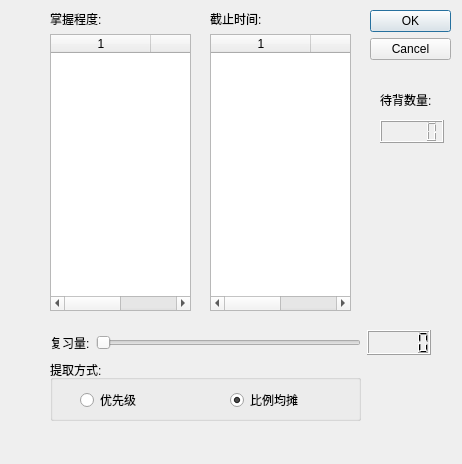
<?xml version="1.0" encoding="UTF-8"?>
<ui version="4.0">
 <class>Dialog</class>
 <widget class="QDialog" name="Dialog">
  <property name="geometry">
   <rect>
    <x>0</x>
    <y>0</y>
    <width>462</width>
    <height>464</height>
   </rect>
  </property>
  <property name="windowTitle">
   <string>复习词提取</string>
  </property>
  <widget class="QDialogButtonBox" name="buttonBox">
   <property name="geometry">
    <rect>
     <x>370</x>
     <y>10</y>
     <width>81</width>
     <height>241</height>
    </rect>
   </property>
   <property name="orientation">
    <enum>Qt::Vertical</enum>
   </property>
   <property name="standardButtons">
    <set>QDialogButtonBox::Cancel|QDialogButtonBox::Ok</set>
   </property>
  </widget>
  <widget class="QGroupBox" name="extractGroupBox">
   <property name="geometry">
    <rect>
     <x>50</x>
     <y>360</y>
     <width>311</width>
     <height>61</height>
    </rect>
   </property>
   <property name="title">
    <string>提取方式:</string>
   </property>
   <widget class="QRadioButton" name="radioProportion">
    <property name="geometry">
     <rect>
      <x>180</x>
      <y>30</y>
      <width>100</width>
      <height>20</height>
     </rect>
    </property>
    <property name="text">
     <string>比例均摊</string>
    </property>
    <property name="checked">
     <bool>true</bool>
    </property>
   </widget>
   <widget class="QRadioButton" name="radioPriority">
    <property name="geometry">
     <rect>
      <x>30</x>
      <y>30</y>
      <width>100</width>
      <height>20</height>
     </rect>
    </property>
    <property name="text">
     <string>优先级</string>
    </property>
    <property name="checked">
     <bool>false</bool>
    </property>
   </widget>
   <zorder>radioPriority</zorder>
   <zorder>radioProportion</zorder>
  </widget>
  <widget class="QWidget" name="layoutWidget">
   <property name="geometry">
    <rect>
     <x>50</x>
     <y>330</y>
     <width>381</width>
     <height>25</height>
    </rect>
   </property>
   <layout class="QHBoxLayout" name="horizontalLayout">
    <item>
     <widget class="QLabel" name="countLabel">
      <property name="text">
       <string>复习量:</string>
      </property>
     </widget>
    </item>
    <item>
     <widget class="QSlider" name="countSlider">
      <property name="orientation">
       <enum>Qt::Horizontal</enum>
      </property>
     </widget>
    </item>
    <item>
     <widget class="QLCDNumber" name="countLCD"/>
    </item>
   </layout>
  </widget>
  <widget class="QWidget" name="layoutWidget">
   <property name="geometry">
    <rect>
     <x>210</x>
     <y>10</y>
     <width>141</width>
     <height>301</height>
    </rect>
   </property>
   <layout class="QVBoxLayout" name="verticalLayout">
    <item>
     <widget class="QLabel" name="timesLabel">
      <property name="text">
       <string>截止时间:</string>
      </property>
     </widget>
    </item>
    <item>
     <widget class="QTableWidget" name="timesTable">
      <property name="sortingEnabled">
       <bool>true</bool>
      </property>
      <property name="columnCount">
       <number>2</number>
      </property>
      <column/>
      <column/>
     </widget>
    </item>
   </layout>
  </widget>
  <widget class="QWidget" name="layoutWidget">
   <property name="geometry">
    <rect>
     <x>50</x>
     <y>10</y>
     <width>141</width>
     <height>301</height>
    </rect>
   </property>
   <layout class="QVBoxLayout" name="verticalLayout_2">
    <item>
     <widget class="QLabel" name="ranksLabel">
      <property name="text">
       <string>掌握程度:</string>
      </property>
     </widget>
    </item>
    <item>
     <widget class="QTableWidget" name="ranksTable">
      <property name="lineWidth">
       <number>1</number>
      </property>
      <property name="editTriggers">
       <set>QAbstractItemView::NoEditTriggers</set>
      </property>
      <property name="showDropIndicator" stdset="0">
       <bool>true</bool>
      </property>
      <property name="dragDropOverwriteMode">
       <bool>true</bool>
      </property>
      <property name="gridStyle">
       <enum>Qt::SolidLine</enum>
      </property>
      <property name="sortingEnabled">
       <bool>true</bool>
      </property>
      <property name="columnCount">
       <number>2</number>
      </property>
      <column/>
      <column/>
     </widget>
    </item>
   </layout>
  </widget>
  <widget class="QLabel" name="selectedLabel">
   <property name="geometry">
    <rect>
     <x>380</x>
     <y>90</y>
     <width>71</width>
     <height>20</height>
    </rect>
   </property>
   <property name="text">
    <string>待背数量:</string>
   </property>
  </widget>
  <widget class="QLCDNumber" name="selectedLCD">
   <property name="geometry">
    <rect>
     <x>380</x>
     <y>120</y>
     <width>64</width>
     <height>23</height>
    </rect>
   </property>
  </widget>
  <zorder>layoutWidget</zorder>
  <zorder>layoutWidget</zorder>
  <zorder>buttonBox</zorder>
  <zorder>extractGroupBox</zorder>
  <zorder>layoutWidget</zorder>
  <zorder>selectedLabel</zorder>
  <zorder>selectedLCD</zorder>
 </widget>
 <resources/>
 <connections>
  <connection>
   <sender>buttonBox</sender>
   <signal>accepted()</signal>
   <receiver>Dialog</receiver>
   <slot>accept()</slot>
   <hints>
    <hint type="sourcelabel">
     <x>248</x>
     <y>254</y>
    </hint>
    <hint type="destinationlabel">
     <x>157</x>
     <y>274</y>
    </hint>
   </hints>
  </connection>
  <connection>
   <sender>buttonBox</sender>
   <signal>rejected()</signal>
   <receiver>Dialog</receiver>
   <slot>reject()</slot>
   <hints>
    <hint type="sourcelabel">
     <x>316</x>
     <y>260</y>
    </hint>
    <hint type="destinationlabel">
     <x>286</x>
     <y>274</y>
    </hint>
   </hints>
  </connection>
 </connections>
</ui>
